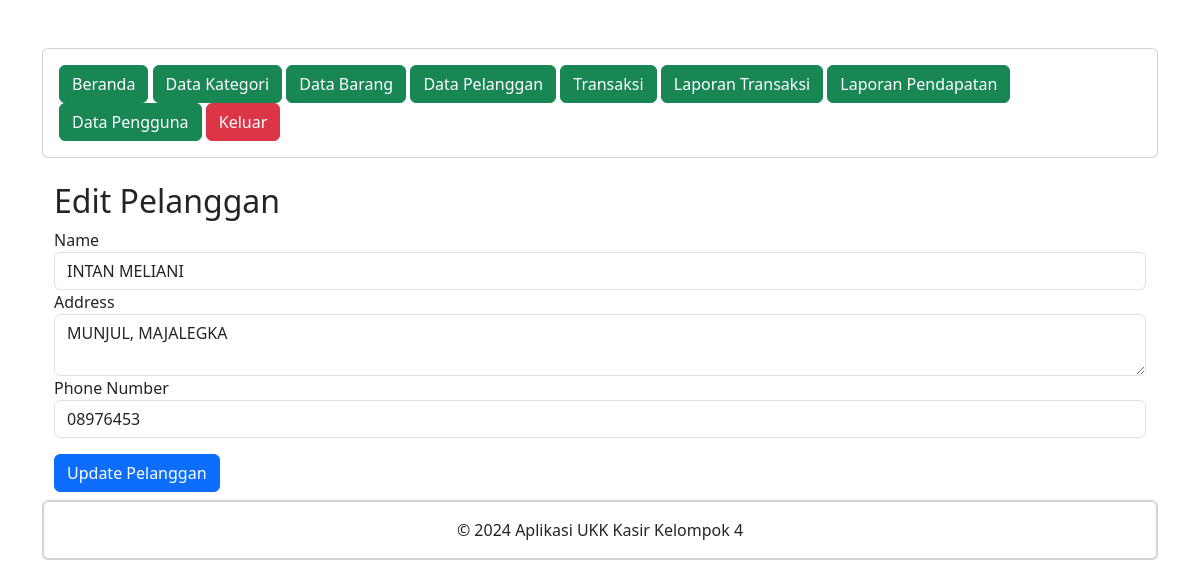
/view/edit_customer.php?id=13 (signed in), run on the app's committed database.
### tables this page shows
CREATE TABLE `pelanggan` (
  `PelangganID` int(11) NOT NULL,
  `NamaPelanggan` varchar(255) NOT NULL,
  `Alamat` text NOT NULL,
  `NomorTelepon` varchar(15) NOT NULL
);

### logic/functions.php (called while the page is built, shortened)
<?php
function ambilDataPelanggan($mysqli, $pelanggan_id = null)
{
    if ($pelanggan_id) {
        $stmt = $mysqli->prepare("SELECT * FROM pelanggan WHERE PelangganID = ?");
        $stmt->bind_param("i", $pelanggan_id);
        $stmt->execute();
        $result = $stmt->get_result();
        return $result->fetch_assoc();
    }
}

### view/edit_customer.php (the view, shortened to what this page needs)
<?php
include "header.php";
include "navbar.php";
include "../koneksi.php";
include "../logic/functions.php";
if (isset($_GET['id'])) {
    $pelanggan_id = $_GET['id'];
    try {
        $customer = ambilDataPelanggan($mysqli, $pelanggan_id);
    } catch (Exception $e) {
        echo "Error: " . $e->getMessage();
        exit();
    }
}
?>
<div class="container mt-4">
    <h2>Edit Pelanggan</h2>
    <form method="post" action="">
        <div class="form-group">
            <label>Name</label>
            <input type="text" class="form-control" name="nama_pelanggan" value="<?php echo htmlspecialchars($customer['NamaPelanggan']); ?>" required>
        </div>
        <div class="form-group">
            <label>Address</label>
            <textarea class="form-control" name="alamat" required><?php echo htmlspecialchars($customer['Alamat']); ?></textarea>
        </div>
        <div class="form-group">
            <label>Phone Number</label>
            <input type="text" class="form-control" name="nomor_telepon" value="<?php echo htmlspecialchars($customer['NomorTelepon']); ?>" required>
        </div>
        <button type="submit" class="btn btn-primary mt-3">Update Pelanggan</button>
    </form>
</div>
<?php
include "footer.php";
?>

### data on the page
pelanggan: nama_pelanggan "INTAN MELIANI", alamat "MUNJUL, MAJALEGKA", nomor_telepon "08976453"
